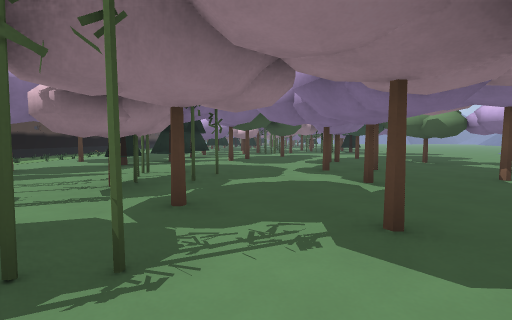
View 1 (above)

24 first-person views from a walk through a 3-D level made in the Godot game engine. The camera is 1.2 m above the floor, tilts 4° down and sees 85° across. The floor is counted in squares, 2 m on a side. Each view is taken from the middle of a square. On the plan, view 1 faces up. The plan holds only what a view shows up to about 9 squares ahead; the rest is blank. The place goes on beyond the plan. Characters and animated objects are left out.

View 2
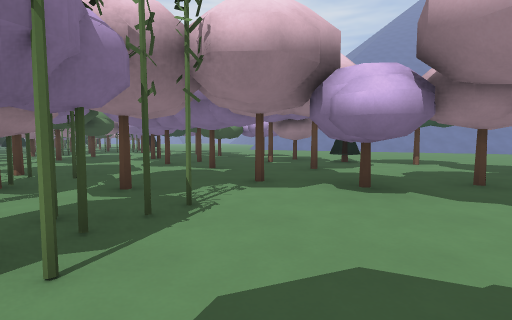

View 3
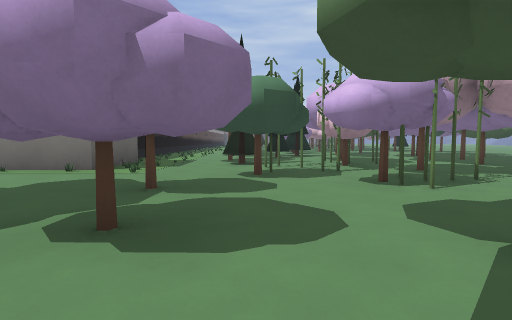

View 4
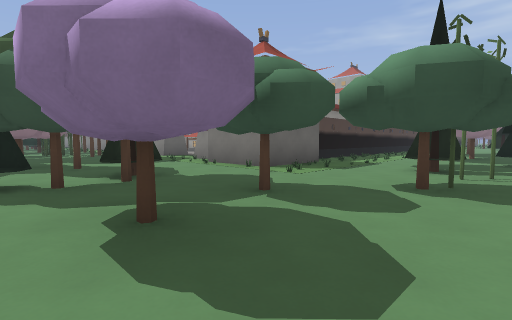

View 5
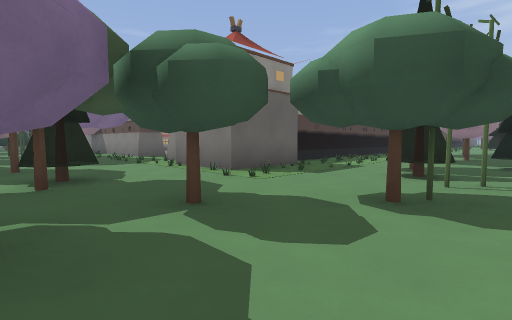

View 6
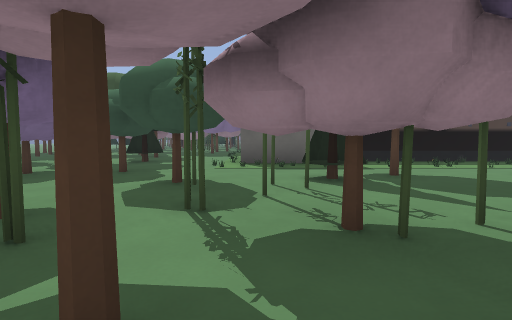

View 7
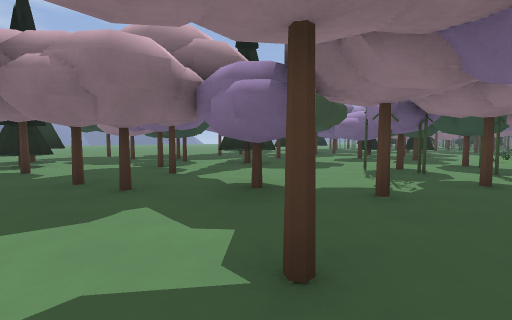

View 8
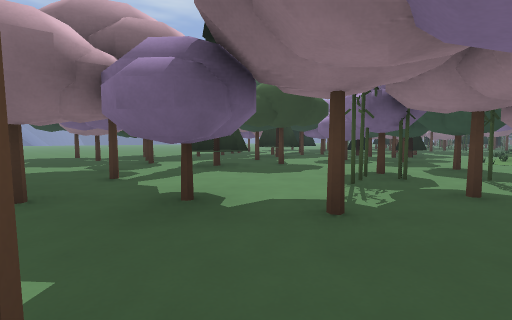

View 9
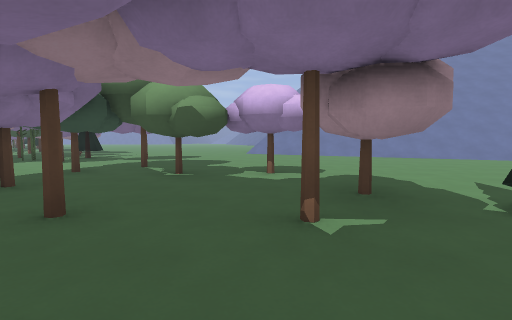

View 10
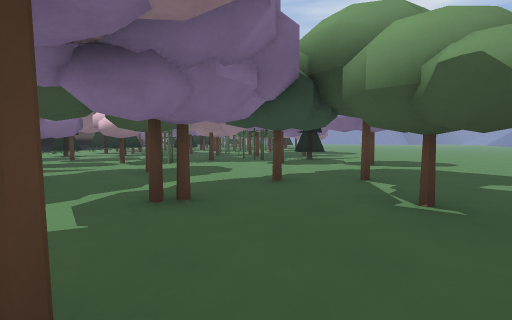

View 11
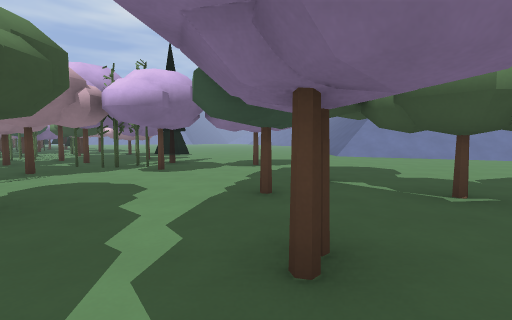

View 12
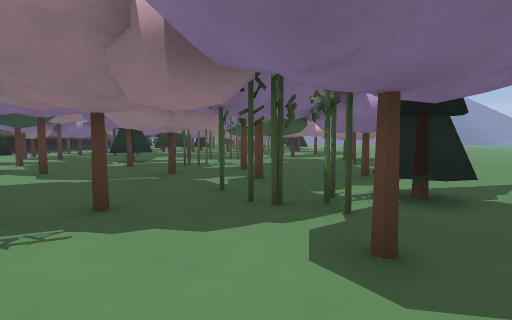

View 13
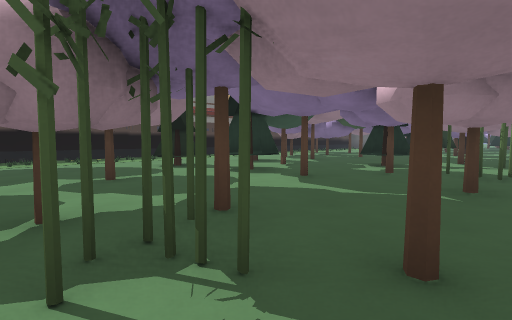

View 14
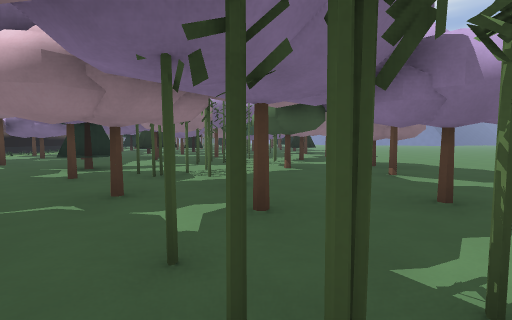

View 15
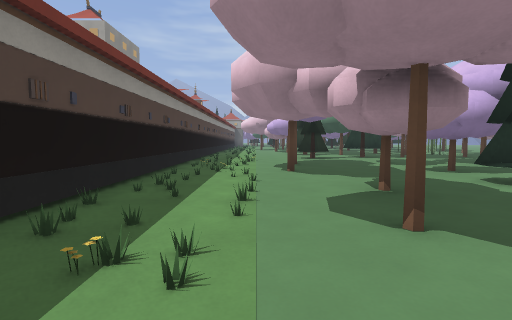

View 16
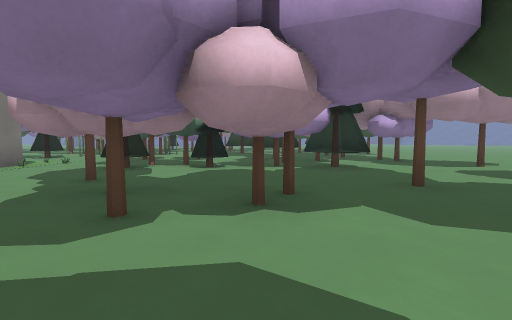

View 17
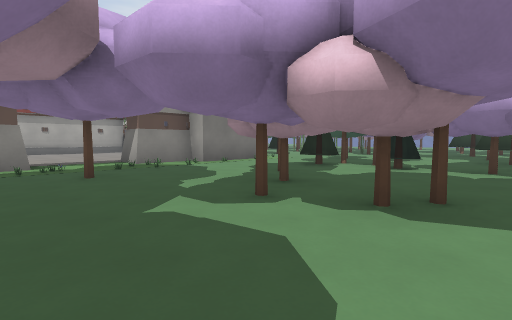

View 18
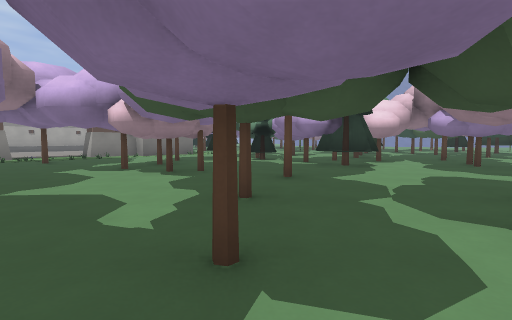

View 19
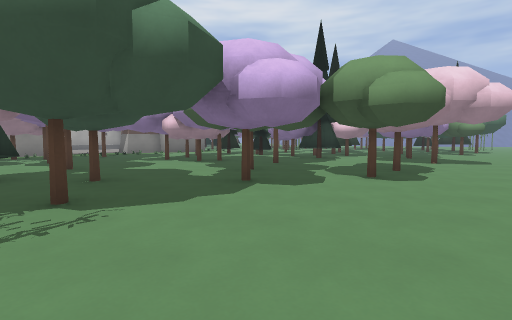

View 20
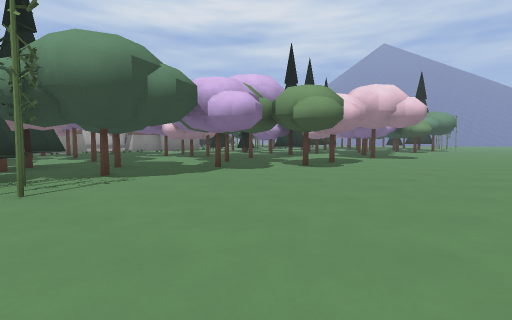

View 21
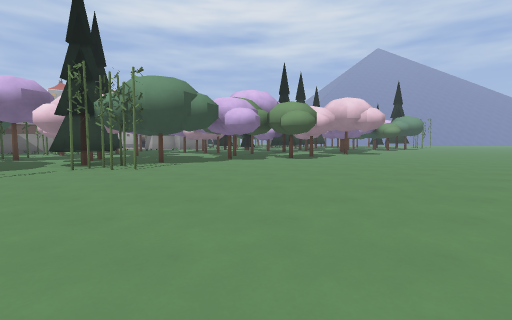

View 22
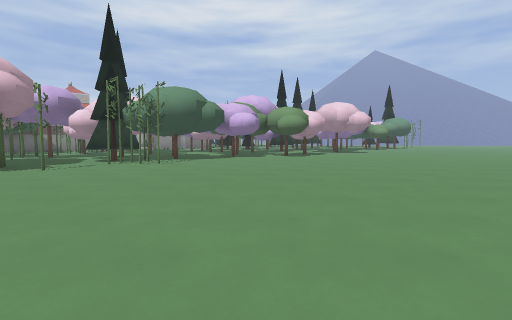

View 23
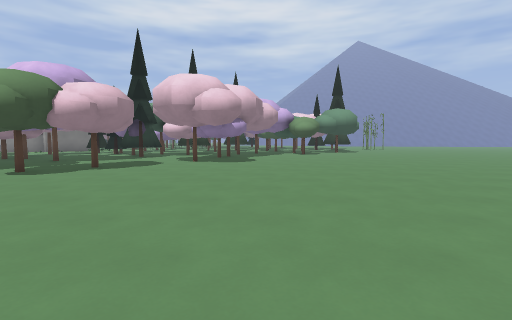

View 24
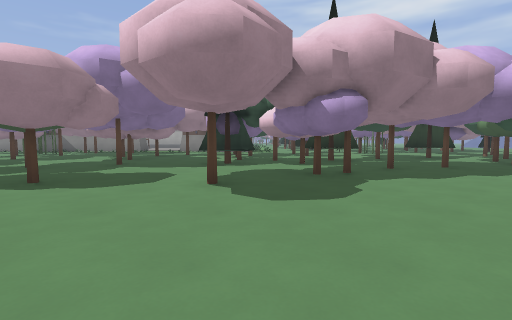

### Floor plan
Key: @ floor where view 1 was taken; # wall or solid block; x gap in a wall; . floor; ^ raised ledge; T thing the floor can be seen under or through.
Columns run from 20 left of view 1 to 5 right of it. Each row starts with its distance up from view 1.
 22                  .. #.  #
 21                 .....####
 20                 x.... #
 19                 ...#######
 18                 #....##..#
 17                .x...#.....
 16               ..#x#..#x#x#
 15             #...#......x..
 14             #..... ....###
 13             #..#.T..TT..x.
 12             #.....TTTT....
 11             ^..#.     ....
 10             #... TT ##....
  9             #.. T  .#..#.#
  8             #....##......#
  7        ..   #....#....x..#
  6        ..   ^.........#..
  5        ...  #.....TT.....
  4       #..## ##.TTTTT..#.##
  3       ....####..TTTT.....#
  2      #..........TT.....#..
  1      #.#...... T. TT.TT...
  0      .......#..x....@TTT..
 -1      ....##..#x#......TT..
 -2   # ....## .#......#.....
 -3  .#..#.. #..##.#.#.#.#...
 -4 #.. T.......####....#....
 -5  .##TT....#.####....#..#.
 -6  .#TT ..#...........##.#.
 -7 #.#TTT.##.....#...    x#
 -8 #..#...  x#.#.....    ..
 -9 .................
-10 .................
-11 ..................
-12 ...................
-13 ....................
-14 ....................
-15 ..................

Where each view was taken, in squares from view 1:
view 1: 0 up, 0 right, facing up
view 2: 1 down, 2 left, facing up-right
view 3: 3 down, 4 left, facing up
view 4: 2 down, 3 left, facing up-left
view 5: 1 down, 3 left, facing up-left
view 6: 3 up, 0 right, facing left
view 7: 3 up, 4 right, facing down-left
view 8: 3 up, 3 right, facing down-left
view 9: 3 up, 2 right, facing up-right
view 10: 5 up, 3 right, facing up
view 11: 7 up, 1 right, facing up-right
view 12: 11 up, 3 right, facing up
view 13: 12 up, 2 right, facing up-left
view 14: 13 up, 3 right, facing up
view 15: 6 up, 6 left, facing up
view 16: 3 down, 14 left, facing right
view 17: 4 down, 14 left, facing up-right
view 18: 8 down, 14 left, facing up-right
view 19: 10 down, 16 left, facing up-right
view 20: 12 down, 17 left, facing up-right
view 21: 14 down, 19 left, facing up-right
view 22: 15 down, 20 left, facing up-right
view 23: 15 down, 12 left, facing up-right
view 24: 12 down, 7 left, facing up
